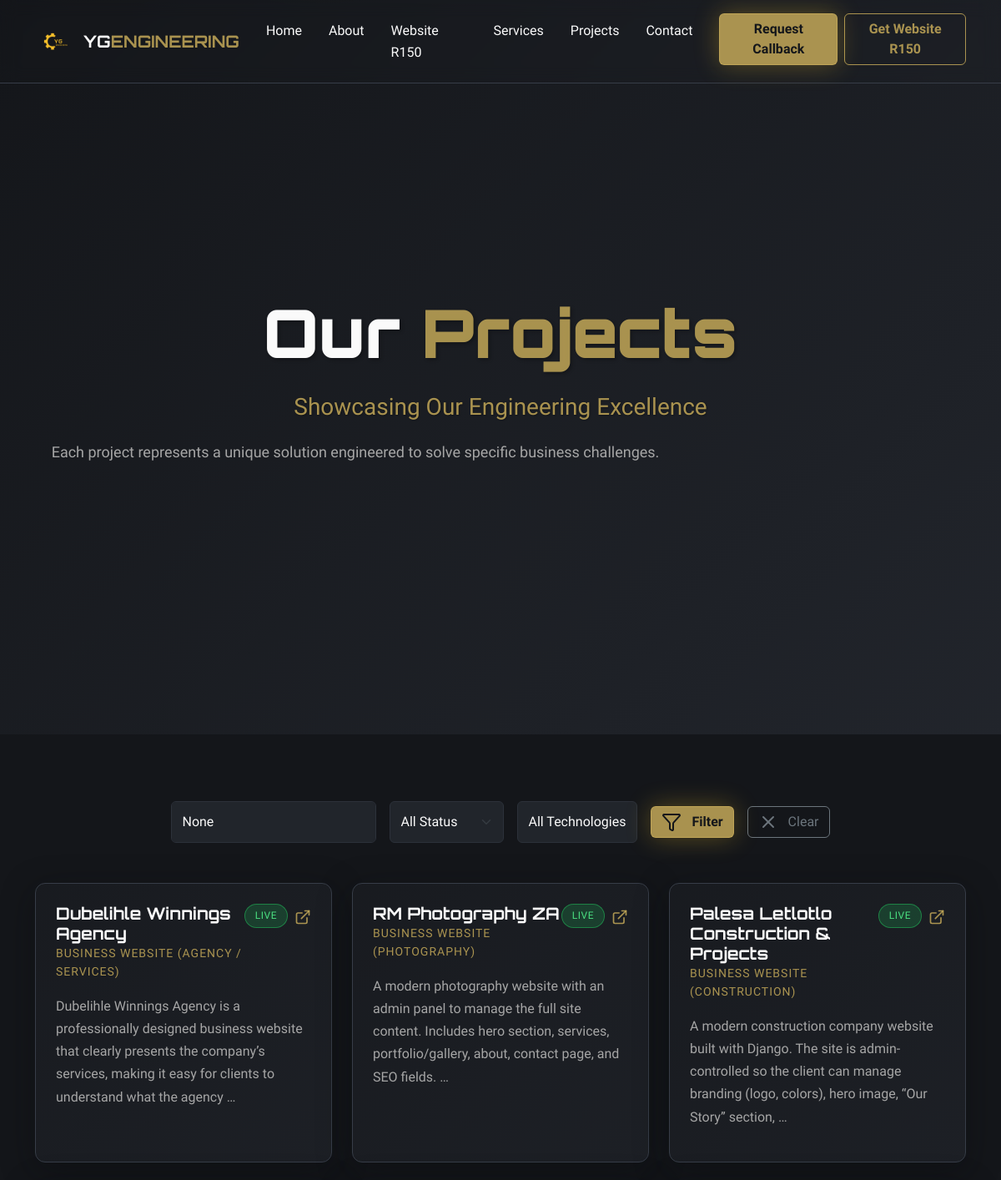
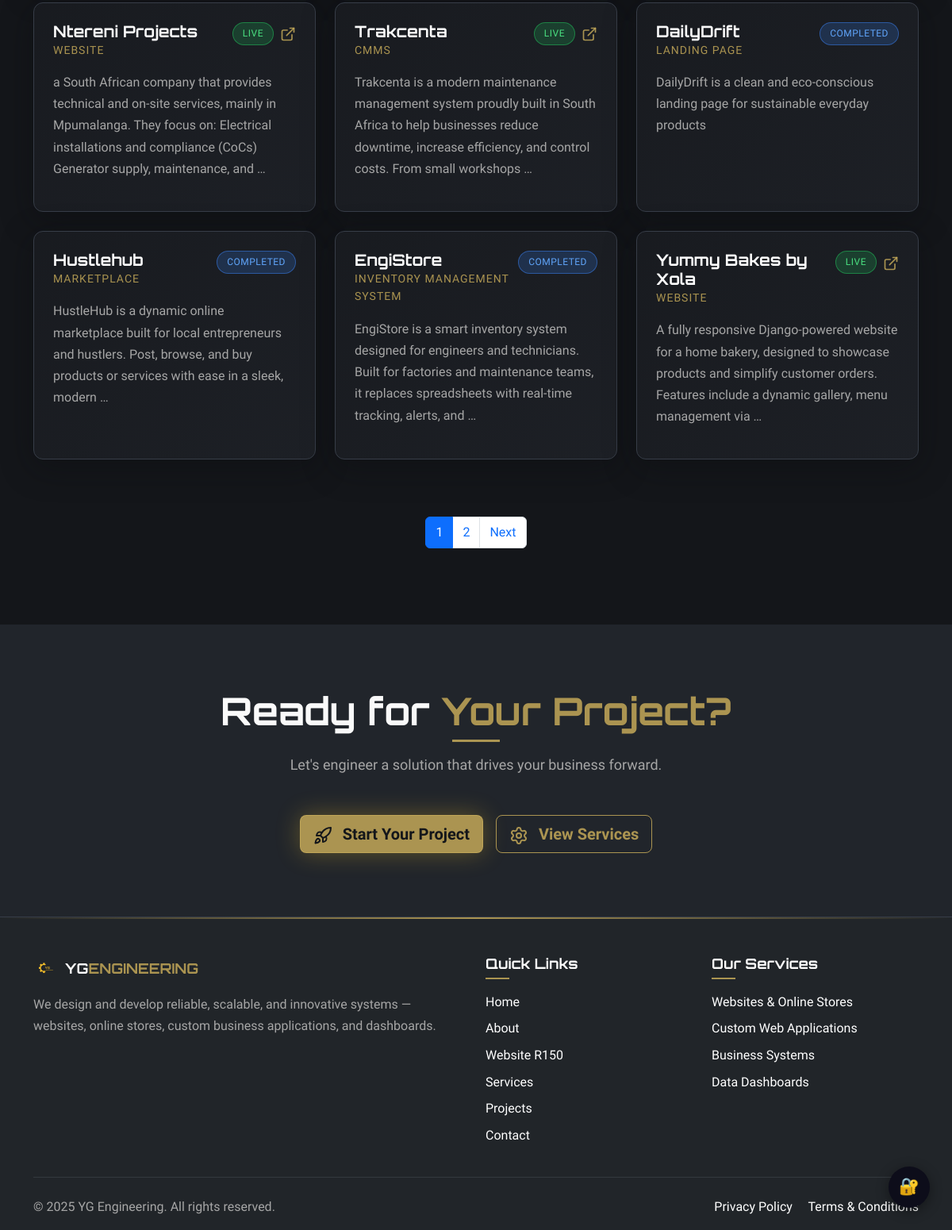
/projects/, run on the app's committed database (2 pictures, top to bottom).
### website/models.py (models this page shows, shortened)
class Project(models.Model):
    class Status(models.TextChoices):
        LIVE = "live", "Live"
        DEVELOPMENT = "development", "In Development"
        COMPLETED = "completed", "Completed"
    title = models.CharField(max_length=200)
    project_type = models.CharField(max_length=120)
    description = models.TextField()
    status = models.CharField(max_length=20, choices=Status.choices, default=Status.DEVELOPMENT)
    technologies = models.ManyToManyField(Technology, blank=True)
    link = models.URLField(blank=True)  # optional as requested
    created_at = models.DateTimeField(auto_now_add=True)
    updated_at = models.DateTimeField(auto_now=True)
    class Meta:
        ordering = ['-created_at']
    @property
    def status_badge_text(self):
        return self.get_status_display()
    @property
    def status_badge_class(self):
        return f"status-{self.status}"

### website/views.py (the view)
# urls.py: path('projects/', views.projects, name='projects'),
def projects(request):
    projects_list = Project.objects.all().order_by("-id")
    status_filter = request.GET.get('status')
    if status_filter and status_filter in [choice[0] for choice in Project.Status.choices]:
        projects_list = projects_list.filter(status=status_filter)
    tech_filter = request.GET.get('technology')
    if tech_filter:
        projects_list = projects_list.filter(technologies__name__icontains=tech_filter)
    search_query = request.GET.get('search')
    if search_query:
        projects_list = projects_list.filter(
            Q(title__icontains=search_query) |
            Q(description__icontains=search_query) |
            Q(project_type__icontains=search_query)
        )
    paginator = Paginator(projects_list, 9)
    page_number = request.GET.get('page')
    projects_page = paginator.get_page(page_number)
    technologies = Technology.objects.all()
    return render(request, "projects.html", {
        "projects": projects_page,
        "technologies": technologies,
        "current_status": status_filter,
        "current_tech": tech_filter,
        "search_query": search_query,
        "status_choices": Project.Status.choices,
    })

### website/templates/projects.html (shortened to what this page needs)
{% extends "base.html" %}
{% load static %}
{% block content %}
<section class="hero-section">
  <div class="container">
    <div class="row align-items-center min-vh-100">
      <div class="col-12 text-center">
        <h1 class="hero-title mb-4">
          Our <span class="text-gear-gold">Projects</span>
        </h1>
        <p class="tagline-main mb-3">
          Showcasing Our Engineering Excellence
        </p>
        <p class="tagline-sub mb-5">
          Each project represents a unique solution engineered to solve specific business challenges.
        </p>
      </div>
    </div>
  </div>
</section>
<section class="section-padding">
  <div class="container">
    <div class="row mb-5">
      <div class="col-12">
        <div class="d-flex flex-wrap gap-3 justify-content-center">
          <form method="get" class="d-flex flex-wrap gap-3 align-items-center">
            <div class="form-group">
              <input type="text" name="search" class="form-control" placeholder="Search projects..." value="{{ search_query }}">
            </div>
            <div class="form-group">
              <select name="status" class="form-select">
                <option value="">All Status</option>
              </select>
            </div>
            <div class="form-group">
              <select name="technology" class="form-select">
                <option value="">All Technologies</option>
              </select>
            </div>
            <button type="submit" class="btn btn-primary">
              <i data-lucide="filter" class="me-2"></i>
              Filter
            </button>
            <a href="{% url 'projects' %}" class="btn btn-outline-secondary">
              <i data-lucide="x" class="me-2"></i>
              Clear
            </a>
          </form>
        </div>
      </div>
    </div>
    <div class="row">
      {% for project in projects %}
        <div class="col-lg-4 col-md-6 mb-4">
          <div class="project-card">
            <div class="project-header mb-3">
              <div>
                <h3 class="project-title">{{ project.title }}</h3>
                <div class="project-type">{{ project.project_type }}</div>
              </div>
              <div class="d-flex align-items-center">
                <span class="project-status {{ project.status_badge_class }}">
                  {{ project.status_badge_text }}
                </span>
                {% if project.link %}
                  <a href="{{ project.link }}" target="_blank" class="ms-2">
                    <i data-lucide="external-link" class="project-icon"></i>
                  </a>
                {% endif %}
              </div>
            </div>
            <p class="project-description mb-3">{{ project.description|truncatewords:25 }}</p>
          </div>
        </div>
      {% endfor %}
    </div>
    {% if projects.has_other_pages %}
      <div class="row mt-5">
        <div class="col-12">
          <nav aria-label="Projects pagination">
            <ul class="pagination justify-content-center">
              {% for num in projects.paginator.page_range %}
                {% if projects.number == num %}
                  <li class="page-item active">
                    <span class="page-link">{{ num }}</span>
                  </li>
                {% else %}
                  <li class="page-item">
                    <a class="page-link" href="?page={{ num }}">
                      {{ num }}
                    </a>
                  </li>
                {% endif %}
              {% endfor %}
              {% if projects.has_next %}
                <li class="page-item">
                  <a class="page-link" href="?page={{ projects.next_page_number }}">
                    Next
                  </a>
                </li>
              {% endif %}
            </ul>
          </nav>
        </div>
      </div>
    {% endif %}
  </div>
</section>
<section class="section-padding bg-steel-gray">
  <div class="container">
    <div class="row">
      <div class="col-lg-8 mx-auto text-center">
        <h2 class="section-title mb-4">Ready for <span class="text-gear-gold">Your Project?</span></h2>
        <p class="section-subtitle mb-5">
          Let's engineer a solution that drives your business forward.
        </p>
        <div class="d-flex flex-wrap gap-3 justify-content-center">
          <a href="{% url 'contact' %}" class="btn btn-primary btn-lg">
            <i data-lucide="rocket" class="me-2"></i>
            Start Your Project
          </a>
          <a href="{% url 'services' %}" class="btn btn-outline-primary btn-lg">
            <i data-lucide="settings" class="me-2"></i>
            View Services
          </a>
        </div>
      </div>
    </div>
  </div>
</section>
{% endblock %}

### website/templates/base.html (shortened to what this page needs)
{% load static %}
<!DOCTYPE html>
<html lang="en">
<head>
  <link href="https://cdn.jsdelivr.net/npm/bootstrap@5.3.0/dist/css/bootstrap.min.css" rel="stylesheet">
  <link rel="stylesheet" href="{% static 'css/styles.css' %}?v=20260201">
</head>
<body id="top">
  <header class="header-fixed">
    <nav class="navbar navbar-expand-lg">
      <div class="container">
        <a class="navbar-brand d-flex align-items-center" href="{% url 'home' %}">
          <img src="{% static 'images/logo.png' %}" alt="YG Engineering Logo" height="50" class="me-2">
          <span class="brand-text">YG<span class="text-gear-gold">ENGINEERING</span></span>
        </a>
        <div class="collapse navbar-collapse" id="navbarNav">
          <ul class="navbar-nav ms-auto">
            <li class="nav-item"><a class="nav-link" href="{% url 'home' %}">Home</a></li>
            <li class="nav-item"><a class="nav-link" href="{% url 'about' %}">About</a></li>
            <li class="nav-item"><a class="nav-link" href="{% url 'website_150' %}">Website R150</a></li>
            <li class="nav-item"><a class="nav-link" href="{% url 'services' %}">Services</a></li>
            <li class="nav-item"><a class="nav-link" href="{% url 'projects' %}">Projects</a></li>
            <li class="nav-item"><a class="nav-link" href="{% url 'contact' %}">Contact</a></li>
            <li class="nav-item">
              <button class="btn btn-primary ms-lg-3" data-bs-toggle="modal" data-bs-target="#callbackModal">
                Request Callback
              </button>
            </li>
            <li class="nav-item">
  <a class="btn btn-outline-primary ms-lg-2" href="{% url 'website_150' %}">Get Website R150</a>
</li>
          </ul>
        </div>
      </div>
    </nav>
  </header>
  <main>
    {% block content %}{% endblock %}
  </main>
  <footer class="footer section-padding bg-dark text-white">
    <div class="container">
      <div class="row">
        <div class="col-lg-6 mb-4 mb-lg-0">
          <div class="footer-brand mb-3 d-flex align-items-center">
            <img src="{% static 'images/logo.png' %}" alt="YG Engineering Logo" class="footer-logo me-2">
            <span class="footer-brand-text fw-bold">YG<span class="text-gear-gold">ENGINEERING</span></span>
          </div>
          <p class="footer-text">
            We design and develop reliable, scalable, and innovative systems — websites, online stores, custom business applications, and dashboards.
          </p>
        </div>
        <div class="col-lg-3 col-md-6 mb-4 mb-lg-0">
          <h4 class="footer-title mb-3">Quick Links</h4>
          <ul class="footer-links list-unstyled">
            <li><a href="{% url 'home' %}" class="text-white text-decoration-none">Home</a></li>
            <li><a href="{% url 'about' %}" class="text-white text-decoration-none">About</a></li>
            <li><a href="{% url 'website_150' %}" class="text-white text-decoration-none">Website R150</a></li>
            <li><a href="{% url 'services' %}" class="text-white text-decoration-none">Services</a></li>
            <li><a href="{% url 'projects' %}" class="text-white text-decoration-none">Projects</a></li>
            <li><a href="{% url 'contact' %}" class="text-white text-decoration-none">Contact</a></li>
          </ul>
        </div>
        <div class="col-lg-3 col-md-6">
          <h4 class="footer-title mb-3">Our Services</h4>
          <ul class="footer-links list-unstyled">
            <li><a href="{% url 'services' %}" class="text-white text-decoration-none">Websites & Online Stores</a></li>
            <li><a href="{% url 'services' %}" class="text-white text-decoration-none">Custom Web Applications</a></li>
            <li><a href="{% url 'services' %}" class="text-white text-decoration-none">Business Systems</a></li>
            <li><a href="{% url 'services' %}" class="text-white text-decoration-none">Data Dashboards</a></li>
          </ul>
        </div>
      </div>
      <hr class="footer-divider border-secondary my-4">
      <div class="footer-bottom text-center">
        <div class="row">
          <div class="col-md-6 text-center text-md-start">
            <p class="mb-0">&copy; 2025 YG Engineering. All rights reserved.</p>
          </div>
          <div class="col-md-6 text-center text-md-end">
            <div class="footer-legal-links">
              <a href="{% url 'privacy' %}" class="text-white text-decoration-none me-3">Privacy Policy</a>
              <a href="{% url 'terms' %}" class="text-white text-decoration-none">Terms & Conditions</a>
            </div>
          </div>
        </div>
      </div>
    </div>
  </footer>
  {% if user.is_authenticated %}
  <a href="/dashboard/" style="position:fixed;bottom:28px;right:28px;background:#0d0d1a;color:#fff;width:52px;height:52px;border-radius:50%;display:flex;align-items:center;justify-content:center;text-decoration:none;box-shadow:0 4px 16px rgba(0,0,0,0.4);z-index:9999;font-size:1.3rem;" title="Dashboard">⚙️</a>
  {% else %}
  <a href="/accounts/login/" style="position:fixed;bottom:28px;right:28px;background:#0d0d1a;color:#fff;width:52px;height:52px;border-radius:50%;display:flex;align-items:center;justify-content:center;text-decoration:none;box-shadow:0 4px 16px rgba(0,0,0,0.4);z-index:9999;font-size:1.3rem;" title="Admin Login">🔐</a>
  {% endif %}
</body>
</html>

### data on the page
Project: title "Dubelihle Winnings Agency", project_type "BUSINESS WEBSITE (AGENCY / SERVICES)", status_badge_text "LIVE", description "Dubelihle Winnings Agency is a professionally designed business website that clearly presents the company’s services, making it easy for clients to understand what the agency …"
Project: title "RM Photography ZA", project_type "BUSINESS WEBSITE (PHOTOGRAPHY)", status_badge_text "LIVE", description "A modern photography website with an admin panel to manage the full site content. Includes hero section, services, portfolio/gallery, about, contact page, and SEO fields. …"
Project: title "Palesa Letlotlo Construction & Projects", project_type "BUSINESS WEBSITE (CONSTRUCTION)", status_badge_text "LIVE", description "A modern construction company website built with Django. The site is admin-controlled so the client can manage branding (logo, colors), hero image, “Our Story” section, …"
Project: title "Ntereni Projects", project_type "WEBSITE", status_badge_text "LIVE", description "a South African company that provides technical and on-site services, mainly in Mpumalanga. They focus on: Electrical installations and compliance (CoCs) Generator supply, maintenance, and …"
Project: title "Trakcenta", project_type "CMMS", status_badge_text "LIVE", description "Trakcenta is a modern maintenance management system proudly built in South Africa to help businesses reduce downtime, increase efficiency, and control costs. From small workshops …"
Project: title "DailyDrift", project_type "LANDING PAGE", status_badge_text "COMPLETED", description "DailyDrift is a clean and eco-conscious landing page for sustainable everyday products"
Project: title "Hustlehub", project_type "MARKETPLACE", status_badge_text "COMPLETED", description "HustleHub is a dynamic online marketplace built for local entrepreneurs and hustlers. Post, browse, and buy products or services with ease in a sleek, modern …"
Project: title "EngiStore", project_type "INVENTORY MANAGEMENT SYSTEM", status_badge_text "COMPLETED", description "EngiStore is a smart inventory system designed for engineers and technicians. Built for factories and maintenance teams, it replaces spreadsheets with real-time tracking, alerts, and …"
Project: title "Yummy Bakes by Xola", project_type "WEBSITE", status_badge_text "LIVE", description "A fully responsive Django-powered website for a home bakery, designed to showcase products and simplify customer orders. Features include a dynamic gallery, menu management via …"

### other printed values
{{ num }} "1"
{{ num }} "2"
